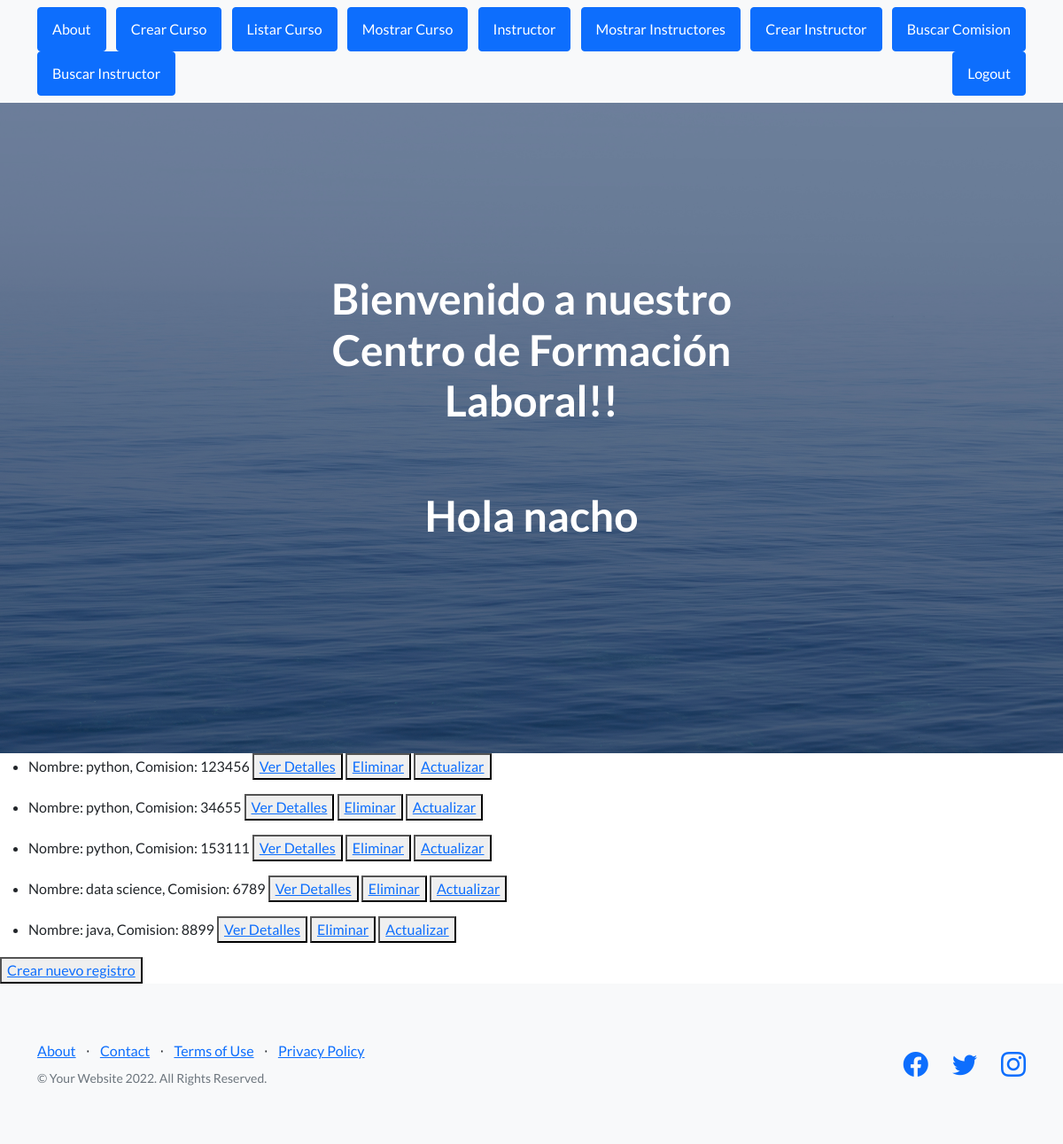
The app's page /cursos_list/ (signed in) with its own data.
### MiApp/models.py (models this page shows)
class Curso(models.Model):
    nombre=models.CharField(max_length=40)
    comision = models.IntegerField()
    def __str__(self):
        return f'Nombre: {self.nombre}, Comision: {self.comision}'

### MiApp/views.py (the view)
# urls.py: path('cursos_list/', views.CursoList.as_view(), name='List'),
class CursoList(LoginRequiredMixin, ListView):
    model = Curso
    template_name = 'MiApp/cursos_list.html'

### MiApp/Templates/MiApp/cursos_list.html
{% extends 'MiApp/index.html' %}
{% load static %}
{% block codigoDinamico %}
{% for curso in object_list %}
    <ul>
        <li>
            {{curso}}
            <button>
                <a href="{% url 'Detail' curso.id %}"> Ver Detalles</a>
            </button>
            <button>
                <a href="{% url 'Delete' curso.id %}">Eliminar</a>
            </button>
            <button>
                <a href="{% url 'Update' curso.id %}">Actualizar</a>
            </button>
        </li>
    </ul>
{% endfor %}
<button>
    <a href="{% url 'Create' %}">Crear nuevo registro</a>
</button>
{% endblock  %}

### MiApp/Templates/MiApp/index.html (shortened to what this page needs)
<!DOCTYPE html>
<html lang="en">
    <head>
        {% load static %}
        <link href=" https://cdn.jsdelivr.net/npm/bootstrap-icons@1.5.0/font/bootstrap-icons.css"   rel="stylesheet" type="text/css" />
        <link href="{% static 'MiApp/css/styles.css' %}" rel="stylesheet" />
    </head>
    <body>
        <nav class="navbar navbar-light bg-light static-top">
            <div class="container">
                <a class="btn btn-primary" href="{% url 'About' %}">About</a>
                <a class="btn btn-primary" href="{% url 'Crear Curso' %}">Crear Curso</a>
                <a class="btn btn-primary" href="{% url 'List' %}">Listar Curso</a>
                <a class="btn btn-primary" href="{% url 'Mostrar Curso' %}">Mostrar Curso</a>
                <a class="btn btn-primary" href="{% url 'Mostrar Instructor' %}"> Instructor</a>
                <a class="btn btn-primary" href="{% url 'Mostrar Instructores' %}">Mostrar Instructores</a>
                <a class="btn btn-primary" href="{% url 'Crear Instructor' %}">Crear Instructor</a>
                <a class="btn btn-primary" href="{% url 'Buscar Comision' %}">Buscar Comision</a>
                <a class="btn btn-primary" href="{% url 'Buscar Instructor' %}">Buscar Instructor</a>
                {% if request.user.is_authenticated %}
                    <a class="btn btn-primary" href="{% url 'Logout' %}">Logout</a>
                {% else %}
                    <a class="btn btn-primary" href="{% url 'Login' %}">Login</a>
                {% endif %}
            </div>
        </nav>
        <header class="masthead">
            <div class="container position-relative">
                <div class="row justify-content-center">
                    <div class="col-xl-6">
                        <div class="text-center text-white">
                            <h1 class="mb-5">Bienvenido a nuestro Centro de Formación Laboral!!</h1>
                            {% if request.user.is_authenticated %}
                            <h1 class="mb-5">Hola {{user.username}}</h1>
                            {% else %}
                                <h1 class="mb-5">Hola invitado</h1>
                            {% endif %}
                        </div>
                    </div>
                </div>
            </div>
        </header>
        {% block codigoDinamico %}
        {% endblock  %}
        <footer class="footer bg-light">
            <div class="container">
                <div class="row">
                    <div class="col-lg-6 h-100 text-center text-lg-start my-auto">
                        <ul class="list-inline mb-2">
                            <li class="list-inline-item"><a href="#!">About</a></li>
                            <li class="list-inline-item">⋅</li>
                            <li class="list-inline-item"><a href="#!">Contact</a></li>
                            <li class="list-inline-item">⋅</li>
                            <li class="list-inline-item"><a href="#!">Terms of Use</a></li>
                            <li class="list-inline-item">⋅</li>
                            <li class="list-inline-item"><a href="#!">Privacy Policy</a></li>
                        </ul>
                        <p class="text-muted small mb-4 mb-lg-0">&copy; Your Website 2022. All Rights Reserved.</p>
                    </div>
                    <div class="col-lg-6 h-100 text-center text-lg-end my-auto">
                        <ul class="list-inline mb-0">
                            <li class="list-inline-item me-4">
                                <a href="#!"><i class="bi-facebook fs-3"></i></a>
                            </li>
                            <li class="list-inline-item me-4">
                                <a href="#!"><i class="bi-twitter fs-3"></i></a>
                            </li>
                            <li class="list-inline-item">
                                <a href="#!"><i class="bi-instagram fs-3"></i></a>
                            </li>
                        </ul>
                    </div>
                </div>
            </div>
        </footer>
    </body>
</html>

### records on screen
Curso: nombre+comision "Nombre: python, Comision: 123456"
Curso: nombre+comision "Nombre: python, Comision: 34655"
Curso: nombre+comision "Nombre: python, Comision: 153111"
Curso: nombre+comision "Nombre: data science, Comision: 6789"
Curso: nombre+comision "Nombre: java, Comision: 8899"

### other values on screen
{{ user.username }} "nacho"
